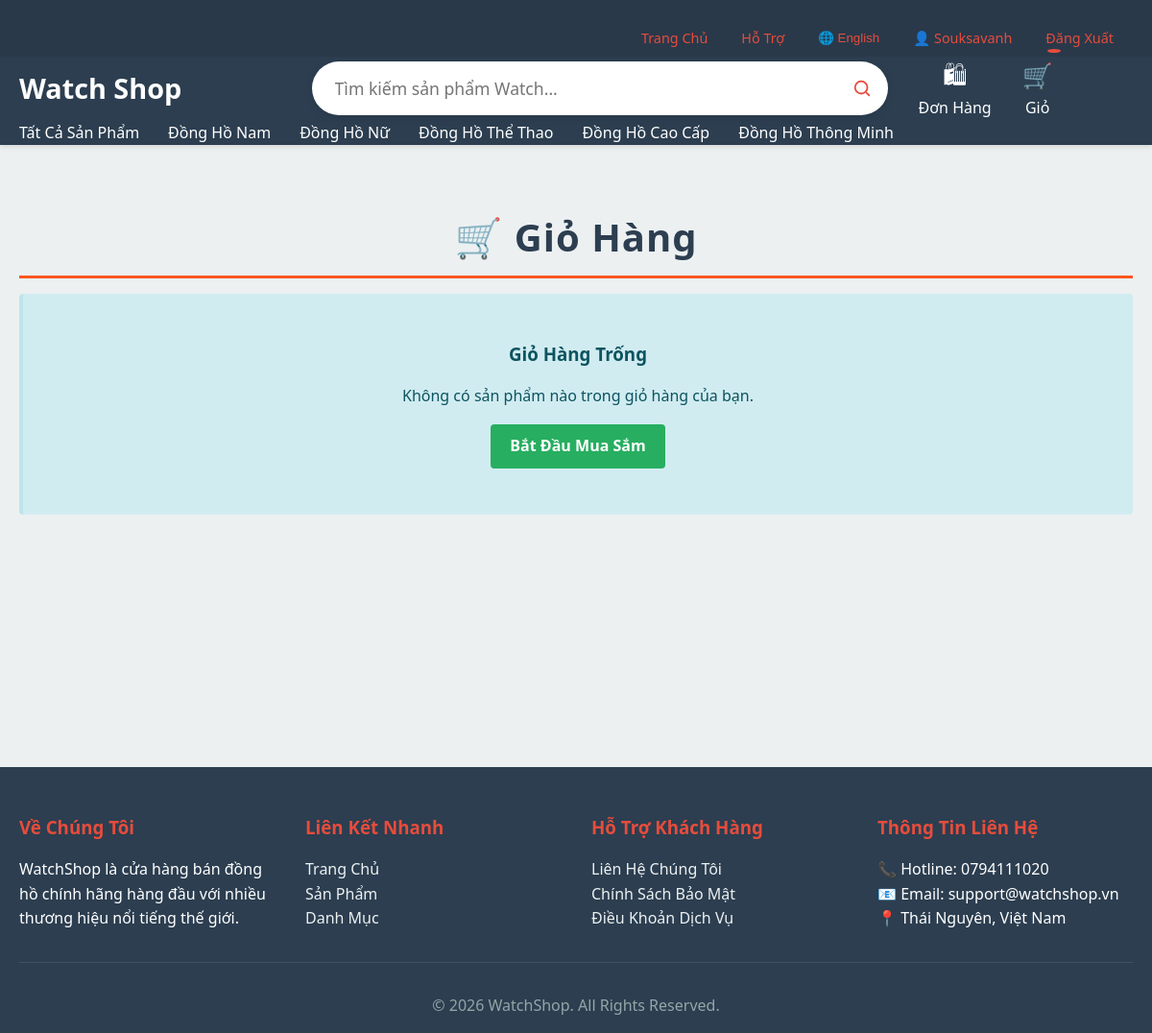
The app's page /vi/cart/ (signed in), older data.
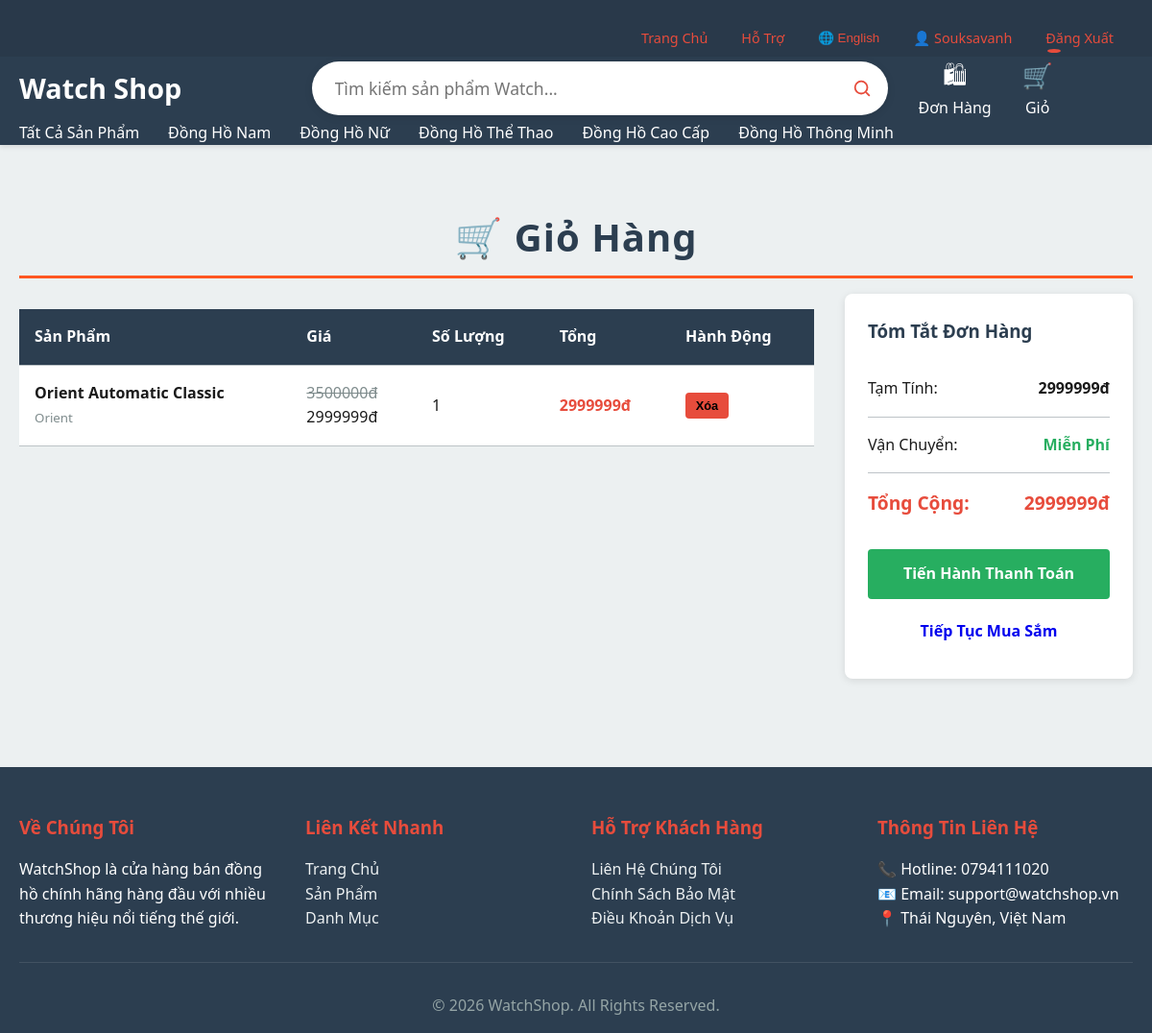
The same page, newer data.
### shop/models.py (models this page shows, shortened)
class CartItem(models.Model):
    user = models.ForeignKey(User, on_delete=models.CASCADE, related_name='cart_items')
    product = models.ForeignKey(Product, on_delete=models.CASCADE)
    quantity = models.IntegerField(default=1, validators=[MinValueValidator(1)])
    added_at = models.DateTimeField(auto_now_add=True)
    updated_at = models.DateTimeField(auto_now=True)
    class Meta:
        unique_together = ['user', 'product']

class Product(models.Model):
    STATUS_CHOICES = [
        ('available', 'Available'),
        ('sold_out', 'Sold Out'),
        ('discontinued', 'Discontinued'),
        ('pre_order', 'Pre-order'),
    ]
    name = models.CharField(max_length=300)
    brand = models.ForeignKey(Brand, on_delete=models.PROTECT, related_name='products')
    category = models.ForeignKey(Category, on_delete=models.CASCADE, related_name='products')
    description = models.TextField()
    price = models.DecimalField(max_digits=12, decimal_places=2, validators=[MinValueValidator(0)])
    discount_price = models.DecimalField(
        max_digits=12, decimal_places=2, null=True, blank=True,
        help_text="Giá sau chiết khấu. Phải nhỏ hơn giá gốc."
    )
    image = models.ImageField(upload_to='products/', blank=True, null=True)
    stock = models.IntegerField(validators=[MinValueValidator(0)])
    status = models.CharField(max_length=20, choices=STATUS_CHOICES, default='available')
    sku = models.CharField(max_length=100, unique=True, null=True, blank=True)
    warranty_months = models.IntegerField(default=12, validators=[MinValueValidator(1)])
    created_at = models.DateTimeField(auto_now_add=True)
    updated_at = models.DateTimeField(auto_now=True)
    class Meta:
        ordering = ['-created_at']
        constraints = [
            models.UniqueConstraint(
                fields=['brand', 'name'],
                name='unique_brand_product_name'
            )
        ]

class Brand(models.Model):
    name = models.CharField(max_length=100, unique=True)
    country = models.CharField(max_length=50, blank=True)
    founded_year = models.IntegerField(null=True, blank=True)
    description = models.TextField(blank=True)
    logo = models.ImageField(upload_to='brands/', null=True, blank=True)
    created_at = models.DateTimeField(auto_now_add=True)
    class Meta:
        verbose_name_plural = "Brands"
        ordering = ['name']
    def __str__(self):
        return self.name

### shop/views.py (the view)
# urls.py: path('cart/', views.cart, name='cart'),
@login_required(login_url='login')
def cart(request):
    cart_items = CartItem.objects.filter(user=request.user)
    total = sum((item.product.discount_price or item.product.price) * item.quantity for item in cart_items)
    context = {
        'cart_items': cart_items,
        'total': total,
        'page_title': 'Shopping Cart'
    }
    return render(request, 'shop/cart.html', context)

### templates/shop/cart.html (shortened to what this page needs)
{% extends 'shop/base.html' %}
{% block content %}
<div class="container">
    <h2 class="section-title">🛒 Giỏ Hàng </h2>
    {% if cart_items %}
        <div style="display: grid; grid-template-columns: 1fr 300px; gap: 2rem;">
            <div>
                <table>
                    <thead>
                        <tr>
                            <th>Sản Phẩm</th>
                            <th>Giá</th>
                            <th>Số Lượng</th>
                            <th>Tổng</th>
                            <th>Hành Động</th>
                        </tr>
                    </thead>
                    <tbody>
                        {% for item in cart_items %}
                            <tr>
                                <td>
                                    <strong>{{ item.product.name }}</strong><br>
                                    <small class="text-muted">{{ item.product.brand }}</small>
                                </td>
                                <td>
                                    {% if item.product.discount_price %}
                                        <del class="text-muted">{{ item.product.price|floatformat:0 }}đ</del><br>
                                        {{ item.product.discount_price|floatformat:0 }}đ
                                    {% else %}
                                        {{ item.product.price|floatformat:0 }}đ
                                    {% endif %}
                                </td>
                                <td>{{ item.quantity }}</td>
                                <td style="font-weight: bold; color: var(--secondary);">
                                    {% widthratio item.product.discount_price|default:item.product.price 1 item.quantity %}đ
                                </td>
                                <td>
                                    <form method="post" action="{% url 'remove_from_cart' item.id %}" style="display: inline;">
                                        <button type="submit" class="btn" style="background-color: #e74c3c; padding: 0.3rem 0.6rem; font-size: 0.8rem;">Xóa</button>
                                    </form>
                                </td>
                            </tr>
                        {% endfor %}
                    </tbody>
                </table>
            </div>
            <div style="background: white; padding: 1.5rem; border-radius: 8px; box-shadow: 0 2px 8px rgba(0,0,0,0.1); height: fit-content;">
                <h3 style="color: var(--primary); margin-bottom: 1rem;">Tóm Tắt Đơn Hàng</h3>
                <div style="padding: 1rem 0; border-bottom: 1px solid var(--border); display: flex; justify-content: space-between;">
                    <span>Tạm Tính:</span>
                    <strong>{{ total|floatformat:0 }}đ</strong>
                </div>
                <div style="padding: 1rem 0; border-bottom: 1px solid var(--border); display: flex; justify-content: space-between;">
                    <span>Vận Chuyển:</span>
                    <strong style="color: var(--success);">Miễn Phí</strong>
                </div>
                <div style="padding: 1rem 0; display: flex; justify-content: space-between; font-size: 1.2rem; font-weight: bold; color: var(--secondary);">
                    <span>Tổng Cộng:</span>
                    <span>{{ total|floatformat:0 }}đ</span>
                </div>
                <a href="{% url 'checkout' %}" class="btn btn-success" style="width: 100%; text-align: center; display: block; padding: 0.75rem; margin-top: 1rem;">Tiến Hành Thanh Toán</a>
                <a href="{% url 'product_list' %}" class="btn" style="width: 100%; text-align: center; display: block; padding: 0.75rem; margin-top: 0.5rem;">Tiếp Tục Mua Sắm</a>
            </div>
        </div>
    {% else %}
        <div class="alert alert-info text-center" style="padding: 3rem;">
            <h3>Giỏ Hàng Trống</h3>
            <p style="margin: 1rem 0;">Không có sản phẩm nào trong giỏ hàng của bạn.</p>
            <a href="{% url 'product_list' %}" class="btn btn-success">Bắt Đầu Mua Sắm</a>
        </div>
    {% endif %}
</div>
{% endblock %}

Row changes from the older to the newer data that the page shows:
added CartItem: product.name "Orient Automatic Classic", product.brand "Orient", product.price "3500000", product.discount_price "2999999", quantity "1", product+quantity "2999999"
Text that changed along with them:
{{ total|floatformat:0 }}: (not shown) → "2999999"
text no longer shown: "Giỏ Hàng Trống Không có sản phẩm nào trong giỏ hàng của bạn. Bắt Đầu Mua Sắm"
text now shown: "Sản Phẩm Giá Số Lượng Tổng Hành Động Tóm Tắt Đơn Hàng Tạm Tính: đ Vận Chuyển: Miễn Phí Tổng Cộng: đ Tiến Hành Thanh Toán Tiếp Tục Mua Sắm"
